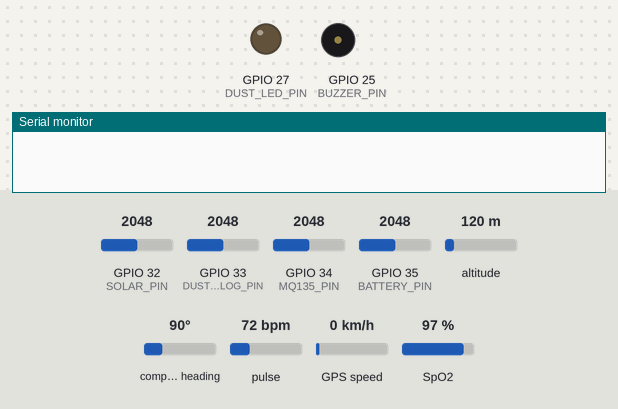
The sketch below on a simulated ESP32. Shown: output pins drawn as LEDs (lit = HIGH), buzzer (waves = sounding, pin HIGH), the last lines printed to the serial monitor. Inputs (shaded band) come from the test bench; at power-on: GPIO 34 (MQ135_PIN) = 2048, compass heading 90°, GPIO 32 (SOLAR_PIN) = 2048, GPIO 33 (DUST_ANALOG_PIN) = 2048, GPIO 35 (BATTERY_PIN) = 2048, altitude 120 m, pulse 72 bpm, GPS speed 0 km/h, SpO2 97 % (analog values on the 0–4095 scale). WiFi joins after 1.5 s; servers stay silent unless stated; uploads are accepted with an empty reply; EEPROM starts erased; the GPS gets a fix after 3 s at 37.7749, -122.4194 with 8 satellites.

Above: at 0.1 s.
At 4.7 s:
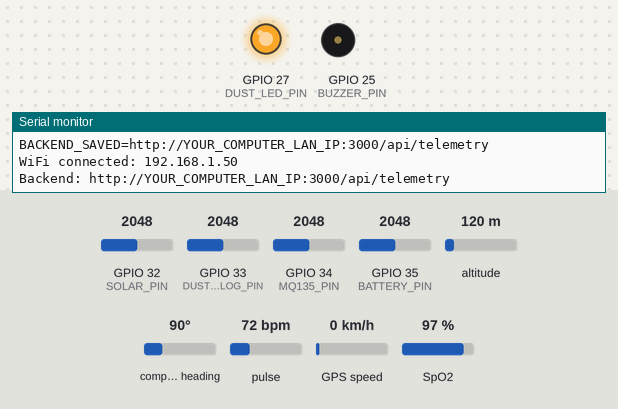
4.8 s: GPIO 34 (MQ135_PIN) set to 60
8.3 s: compass heading set to 269°
Timing chart, 0 to 21.8 s (numbered marks = the images above; inputs shaded):
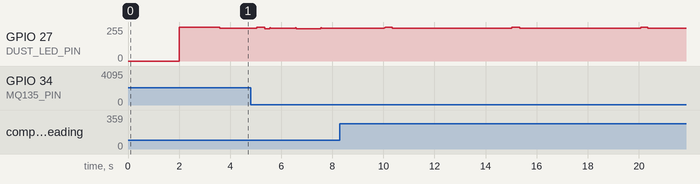

The sketch:

suraksha_watch.ino
```cpp
#include <WiFi.h>
#include <WiFiManager.h>
#include <HTTPClient.h>
#include <ArduinoJson.h>
#include <Wire.h>
#include <TinyGPS++.h>
#include <MAX30105.h>
#include <spo2_algorithm.h>
#include <Preferences.h>
#include "secrets.h"


constexpr int I2C_SDA=21,I2C_SCL=22;
constexpr int GPS_RX=16,GPS_TX=17;
constexpr int DUST_LED_PIN=27,DUST_ANALOG_PIN=33;
constexpr int MQ135_PIN=34,BATTERY_PIN=35,SOLAR_PIN=32,BUZZER_PIN=25;
constexpr int CONFIG_BUTTON_PIN=0;

constexpr bool BUZZER_ENABLED=true;
constexpr uint8_t BUZZER_ACTIVE_LEVEL=HIGH;
constexpr unsigned long BUZZER_BEEP_MS=1200;
constexpr int ALERT_RISK_THRESHOLD=75;
constexpr float ADC_DIVIDER_RATIO=2.0f;
constexpr float DUST_ADC_DIVIDER_RATIO=1.0f;
constexpr float MQ_ADC_DIVIDER_RATIO=1.0f;
constexpr float DUST_CLEAN_AIR_VOLTAGE=0.60f;
constexpr float DUST_SENSITIVITY=0.50f;
constexpr float MQ_LOAD_KOHM=10.0f,MQ_CIRCUIT_VOLTAGE=5.0f;
constexpr float MQ_CURVE_A=116.6020682f,MQ_CURVE_B=-2.769034857f;
constexpr uint8_t MQ_CALIBRATION_SAMPLES=12;
constexpr unsigned long POST_INTERVAL_MS=5000;

HardwareSerial gpsSerial(1); TinyGPSPlus gps; MAX30105* maxSensor=nullptr;
WiFiManager wifiManager; Preferences preferences; WiFiManagerParameter* backendParameter=nullptr;
char backendUrl[160]={0}; unsigned int postFailures=0; bool forceConfigPortal=false;
bool maxReady=false,dustValid=false,pulseDetected=false; float pm25=NAN,dustVoltage=NAN,heartRate=NAN,spo2=NAN,ax=NAN,ay=NAN,az=NAN;
float mqR0=NAN,mqResistanceSum=0;uint8_t mqCalibrationCount=0;
uint16_t dustRaw=0,dustSamples=0;float dustVoltageSum=0;
uint32_t irBuffer[100],redBuffer[100];uint16_t maxSamples=0;unsigned long lastHealthCalc=0;
unsigned long lastPost=0,lastFall=0,lastMotion=0; String motion="unavailable";
unsigned long lastDustSampleMicros=0;
unsigned long buzzerOffAt=0;bool buzzerOn=false,alertActive=false;

void setBuzzer(bool on){
  if(!BUZZER_ENABLED)return;
  buzzerOn=on;
  digitalWrite(BUZZER_PIN,on?BUZZER_ACTIVE_LEVEL:!BUZZER_ACTIVE_LEVEL);
  if(!on)buzzerOffAt=0;
}
void triggerBuzzer(){setBuzzer(true);buzzerOffAt=millis()+BUZZER_BEEP_MS;}
void serviceBuzzer(){if(buzzerOn&&(int32_t)(millis()-buzzerOffAt)>=0)setBuzzer(false);}
void updateBuzzerAlert(bool alertNow){
  if(!BUZZER_ENABLED)return;
  if(alertNow&&!alertActive)triggerBuzzer();
  if(!alertNow)setBuzzer(false);
  alertActive=alertNow;
}
void clearBuzzerAlert(){alertActive=false;setBuzzer(false);}

float readVoltage(int pin,float dividerRatio=ADC_DIVIDER_RATIO){uint32_t millivolts=0;for(int i=0;i<16;i++){millivolts+=analogReadMilliVolts(pin);delayMicroseconds(100);}return millivolts/16.0f/1000.0f*dividerRatio;}
float batteryPercent(float volts){return constrain((volts-3.20f)/(4.20f-3.20f)*100.0f,0.0f,100.0f);}
float mqResistance(float outputVolts){if(outputVolts<0.05f||outputVolts>=MQ_CIRCUIT_VOLTAGE-0.05f)return NAN;return (MQ_CIRCUIT_VOLTAGE/outputVolts-1.0f)*MQ_LOAD_KOHM;}
float calibratedGasEquivalent(float resistance){
  if(isnan(resistance))return NAN;
  if(isnan(mqR0)){
    mqResistanceSum+=resistance;mqCalibrationCount++;
    if(mqCalibrationCount>=MQ_CALIBRATION_SAMPLES){mqR0=mqResistanceSum/mqCalibrationCount;preferences.putFloat("mqR0",mqR0);preferences.putUInt("mqCalVersion",1);Serial.printf("MQ135_CALIBRATED_R0=%.3fkOhm\n",mqR0);}
    return NAN;
  }
  float cleanAirCurve=MQ_CURVE_A;float estimate=MQ_CURVE_A*pow(resistance/mqR0,MQ_CURVE_B)-cleanAirCurve;
  return constrain(estimate,0.0f,1000.0f);
}

void readDust(){
  if((uint32_t)(micros()-lastDustSampleMicros)<10000)return;
  lastDustSampleMicros=micros();digitalWrite(DUST_LED_PIN,LOW);delayMicroseconds(280);
  dustRaw=analogRead(DUST_ANALOG_PIN);float sampleVoltage=analogReadMilliVolts(DUST_ANALOG_PIN)/1000.0f*DUST_ADC_DIVIDER_RATIO;
  delayMicroseconds(40);digitalWrite(DUST_LED_PIN,HIGH);
  if(sampleVoltage>0.03f&&sampleVoltage<4.8f){dustVoltageSum+=sampleVoltage;dustSamples++;}
  if(dustSamples>=64){dustVoltage=dustVoltageSum/dustSamples;pm25=max(0.0f,(dustVoltage-DUST_CLEAN_AIR_VOLTAGE)*100.0f/DUST_SENSITIVITY);dustValid=true;dustVoltageSum=0;dustSamples=0;}
}
void readGps(){while(gpsSerial.available())gps.encode(gpsSerial.read());}
void readHealth(){if(!maxReady||maxSensor==nullptr){pulseDetected=false;return;}maxSensor->check();while(maxSensor->available()){uint32_t red=maxSensor->getRed(),ir=maxSensor->getIR();pulseDetected=ir>50000;maxSensor->nextSample();if(maxSamples<100){redBuffer[maxSamples]=red;irBuffer[maxSamples]=ir;maxSamples++;}else{for(int i=1;i<100;i++){redBuffer[i-1]=redBuffer[i];irBuffer[i-1]=irBuffer[i];}redBuffer[99]=red;irBuffer[99]=ir;}if(maxSamples==100&&millis()-lastHealthCalc>=1000){lastHealthCalc=millis();int32_t calcSpO2=0,calcHeartRate=0;int8_t validSpO2=0,validHeartRate=0;maxim_heart_rate_and_oxygen_saturation(irBuffer,100,redBuffer,&calcSpO2,&validSpO2,&calcHeartRate,&validHeartRate);heartRate=(pulseDetected&&validHeartRate&&calcHeartRate>=35&&calcHeartRate<=220)?calcHeartRate:NAN;spo2=(pulseDetected&&validSpO2&&calcSpO2>=70&&calcSpO2<=100)?calcSpO2:NAN;}}}
void readMotion(){ax=ay=az=NAN;motion="unavailable";}
void addFloatOrNull(JsonDocument& doc,const char* key,float number){if(isnan(number))doc[key]=nullptr;else doc[key]=roundf(number*100.0f)/100.0f;}
void savePortalParameters(){if(backendParameter==nullptr)return;String value=backendParameter->getValue();value.trim();if(value.startsWith("http://")||value.startsWith("https://")){value.toCharArray(backendUrl,sizeof(backendUrl));preferences.putString("backend",value);Serial.printf("BACKEND_SAVED=%s\n",backendUrl);}}

void postTelemetry(){
  if(WiFi.status()!=WL_CONNECTED){clearBuzzerAlert();return;}
  float batteryVoltage=readVoltage(BATTERY_PIN),solarVoltage=readVoltage(SOLAR_PIN),mqVoltage=readVoltage(MQ135_PIN,MQ_ADC_DIVIDER_RATIO);int gasRaw=analogRead(MQ135_PIN);float mqRs=mqResistance(mqVoltage);float gasPpm=calibratedGasEquivalent(mqRs);
  JsonDocument doc;doc["deviceId"]=DEVICE_ID;doc["firmwareVersion"]="1.6.0";doc["particleSensor"]="GP2Y1014AU mixed particulate";doc["pulseDetected"]=pulseDetected;addFloatOrNull(doc,"pm25",dustValid?pm25:NAN);doc["pm10"]=nullptr;doc["dustRaw"]=dustRaw;addFloatOrNull(doc,"dustVoltage",dustValid?dustVoltage:NAN);addFloatOrNull(doc,"gasPpm",gasPpm);doc["gasRaw"]=gasRaw;addFloatOrNull(doc,"heartRate",heartRate);addFloatOrNull(doc,"spo2",spo2);doc["gpsValid"]=gps.location.isValid()&&gps.location.age()<10000;if(doc["gpsValid"]){doc["latitude"]=gps.location.lat();doc["longitude"]=gps.location.lng();}else{doc["latitude"]=nullptr;doc["longitude"]=nullptr;}doc["batteryVoltage"]=batteryVoltage;doc["batteryPct"]=batteryPercent(batteryVoltage);doc["solarVoltage"]=solarVoltage;doc["motion"]="unavailable";doc["accelX"]=nullptr;doc["accelY"]=nullptr;doc["accelZ"]=nullptr;
  Serial.printf("GP2Y1014AU raw=%u Vo=%.3fV mixed=%.1fug/m3 valid=%s\n",dustRaw,dustVoltage,pm25,dustValid?"yes":"no");Serial.printf("MQ135 raw=%d Vo=%.3fV Rs=%.3fk R0=%.3fk equivalent=%.1fppm calibrated=%s\n",gasRaw,mqVoltage,mqRs,mqR0,gasPpm,isnan(mqR0)?"no":"yes");
  String payload;serializeJson(doc,payload);HTTPClient http;http.setTimeout(3000);http.begin(backendUrl);http.addHeader("Content-Type","application/json");http.addHeader("x-device-key",DEVICE_API_KEY);int code=http.POST(payload);String response=http.getString();Serial.printf("POST %d %s\n",code,response.c_str());if(code>=200&&code<300){postFailures=0;JsonDocument reply;if(deserializeJson(reply,response)==DeserializationError::Ok){int risk=reply["riskScore"]|0;bool wearing=reply["wearing"]|false;updateBuzzerAlert(wearing&&(risk>=ALERT_RISK_THRESHOLD||motion=="fall"));}else clearBuzzerAlert();}else{postFailures++;clearBuzzerAlert();}http.end();
  if(postFailures>=6){Serial.println("BACKEND_OFFLINE_STARTING_SETUP_PORTAL");postFailures=0;wifiManager.setConfigPortalTimeout(300);wifiManager.startConfigPortal("SurakshaWatch-2048");}
}

void setup(){
  pinMode(CONFIG_BUTTON_PIN,INPUT_PULLUP);forceConfigPortal=digitalRead(CONFIG_BUTTON_PIN)==LOW;Serial.begin(115200);delay(2000);Serial.println("SURAKSHA_BOOT");Serial.flush();digitalWrite(BUZZER_PIN,!BUZZER_ACTIVE_LEVEL);pinMode(BUZZER_PIN,OUTPUT);setBuzzer(false);pinMode(DUST_LED_PIN,OUTPUT);digitalWrite(DUST_LED_PIN,HIGH);pinMode(DUST_ANALOG_PIN,INPUT);analogReadResolution(12);analogSetPinAttenuation(DUST_ANALOG_PIN,ADC_11db);analogSetPinAttenuation(MQ135_PIN,ADC_11db);analogSetPinAttenuation(BATTERY_PIN,ADC_11db);analogSetPinAttenuation(SOLAR_PIN,ADC_11db);Wire.begin(I2C_SDA,I2C_SCL);Wire.setTimeOut(50);gpsSerial.begin(9600,SERIAL_8N1,GPS_RX,GPS_TX);
  Serial.println("ACCELEROMETER=NOT_FOUND_BY_I2C_SCAN");Serial.println("INIT_MAX30102");Serial.flush();maxSensor=new MAX30105();maxReady=maxSensor->begin(Wire,I2C_SPEED_FAST);if(maxReady){maxSensor->setup(60,4,2,100,411,4096);maxSensor->setPulseAmplitudeGreen(0);}
  Serial.printf("MAX30102=%s\n",maxReady?"OK":"NOT_FOUND");Serial.flush();preferences.begin("suraksha",false);if(preferences.getUInt("mqCalVersion",0)==1)mqR0=preferences.getFloat("mqR0",NAN);uint32_t configVersion=preferences.getUInt("configVersion",0);String storedBackend=configVersion<2?String(API_URL):preferences.getString("backend",API_URL);if(configVersion<2){preferences.putString("backend",storedBackend);preferences.putUInt("configVersion",2);}storedBackend.toCharArray(backendUrl,sizeof(backendUrl));backendParameter=new WiFiManagerParameter("backend","Backend telemetry URL",backendUrl,159);wifiManager.addParameter(backendParameter);wifiManager.setSaveParamsCallback(savePortalParameters);wifiManager.setConfigPortalTimeout(300);WiFi.mode(WIFI_STA);if(forceConfigPortal){Serial.println("BOOT_BUTTON_STARTING_SETUP_PORTAL");wifiManager.startConfigPortal("SurakshaWatch-2048");}else if(!wifiManager.autoConnect("SurakshaWatch-2048")){Serial.println("WiFi setup timed out; restarting");delay(2000);ESP.restart();}savePortalParameters();Serial.print("WiFi connected: ");Serial.println(WiFi.localIP());Serial.printf("Backend: %s\n",backendUrl);
}
void loop(){serviceBuzzer();readGps();readDust();readHealth();if(millis()-lastMotion>100){lastMotion=millis();readMotion();}if(millis()-lastPost>=POST_INTERVAL_MS){lastPost=millis();postTelemetry();}delay(1);}
```

secrets.example.h
```cpp
#pragma once
#define API_URL "http://YOUR_COMPUTER_LAN_IP:3000/api/telemetry"
#define DEVICE_API_KEY "must-match-DEVICE_API_KEY-in-env-local"
#define DEVICE_ID "ESP32-WRK-2048"
```

Measured:
- by itself, GPIO 27 (DUST_LED_PIN): alternates 255/255 for 0.32 s and 244/255 for 4.7 s
